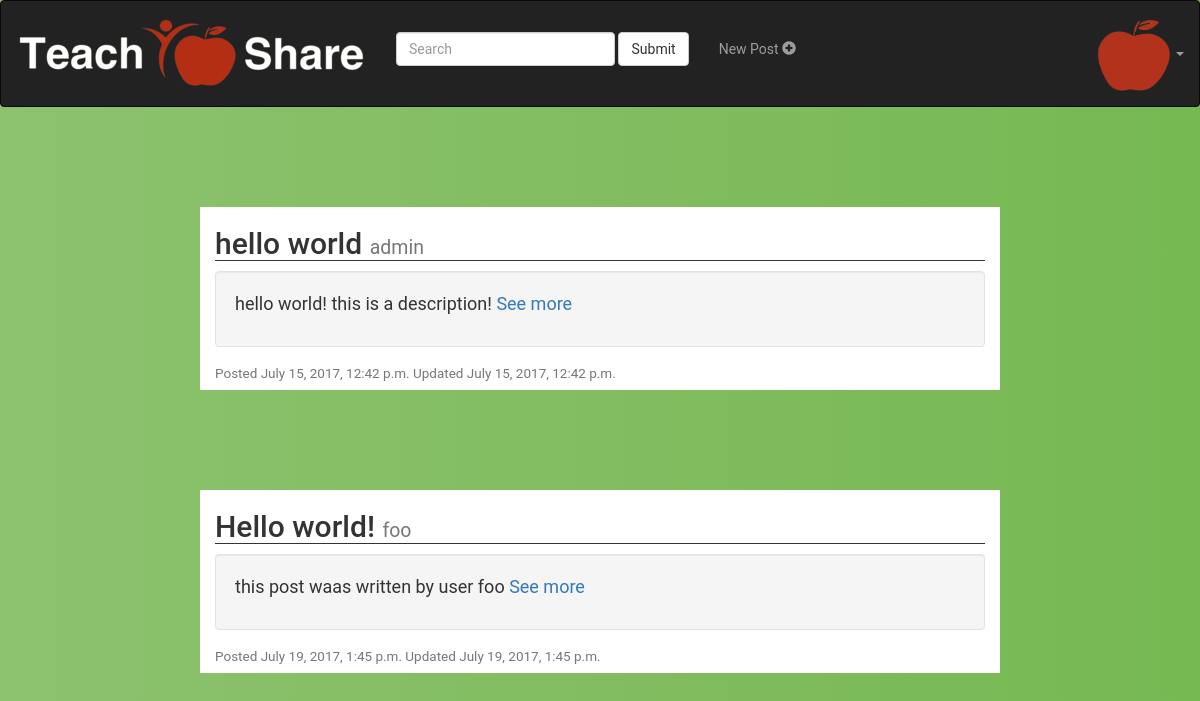
The page /account/dashboard/ (signed in) on the database its author committed.
### accounts/models.py (models this page shows)
class Post(models.Model):
	user = models.ForeignKey(settings.AUTH_USER_MODEL, default=1)
	title = models.CharField(max_length=100, default='')
	user = models.CharField(max_length=100, default='')
	content = models.TextField(default="")
	updated = models.DateTimeField(auto_now=True, auto_now_add=False)
	timestamp = models.DateTimeField(auto_now=False, auto_now_add= True)

### accounts/views.py (the view)
@login_required(login_url='/account/login')
def dashboard(request):
	return render(request, 'accounts/dashboard.html', {'posts' : Post.objects.all()})

### accounts/templates/accounts/dashboard.html (shortened to what this page needs)
<html lang="en">
<head>
{% load static %}
<link rel="stylesheet" href="https://maxcdn.bootstrapcdn.com/bootstrap/3.3.7/css/bootstrap.min.css">
<link rel="stylesheet" href={% static 'accounts/dashboard.css'%} type = "text/css">
</head>
<body>
{% block body %}
<nav class="navbar navbar-inverse ">
  <div class="container-fluid">
    <div class="navbar-header">
      <a class="navbar-brand" href="/account/dashboard">
        <img src="{% static "accounts/tslogo.png" %}" alt="TSLogo"/>
      </a>
    </div>
    <form class="navbar-form navbar-left nav-searchpad">
      <div class="form-group">
        <input type="text" class="form-control" placeholder="Search">
      </div>
      <button type="submit" class="btn btn-default">Submit</button>
    </form>
    <ul class="nav navbar-nav nav-navitems">
      <li><a href="/account/create/">
        <p>New Post <span class="glyphicon glyphicon-plus-sign"></span> </p>
        </a>
      </li>
    </ul>
    <ul class="nav navbar-nav navbar-right">
      <li class="dropdown">
        <a class="dropdown-toggle" data-toggle="dropdown" >
          <img src="{% static "accounts/applelogo.png" %}" alt="TSLogo"/>
        <span class="caret"></span></a>
      </li>
    </ul>
  </div>
</nav>
{% if posts %}
	{% for post in posts %}
		<div class="container">
			<h2>{{post.title}} <small>{{post.user}}</small></h2>
			<div class="well">
				<p>
					{{post.content}}
					<a href= '/account/detail/{{post.id}}'>See more</a>
				</p>
			</div>
			<h4><small>Posted {{post.timestamp}} Updated {{post.updated}}
			</small></h4>
		</div>
	{% endfor %}
{% endif %}
{% endblock %}
</body>

### accounts/static/accounts/dashboard.css (style rules this page uses)
body { background: #FCF4E3 ; background: -webkit-linear-gradient(right, #76b852, #8DC26F); background: -moz-linear-gradient(right, #76b852, #8DC26F); background: -o-linear-gradient(right, #76b852, #8DC26F); background: linear-gradient(to left, #76b852, #8DC26F); font-family: "Roboto", sans-serif; -webkit-font-smoothing: antialiased; -moz-osx-font-smoothing: grayscale; }
.navbar { min-height:100px !important; }
.nav-navitems { text-align: center; padding-top: 2%; }
.nav-searchpad { text-align: center; padding-top: 2%; }
.container { margin: 100px 200px; width: 800px; text-align: left; background-color: #ffffff; }
.container>h2 { border-style: solid; border-bottom-width: 1px; border-top-width: 0px; border-left-width: 0px; border-right-width: 0px; }
.well { margin-left: 0px; }
.well>p { font-size: 18px; }

### rows shown on the page
Post: title "hello world", user "admin", content "hello world! this is a description!", timestamp "July 15, 2017, 12:42 p.m.", updated "July 15, 2017, 12:42 p.m."
Post: title "Hello world!", user "foo", content "this post waas written by user foo", timestamp "July 19, 2017, 1:45 p.m.", updated "July 19, 2017, 1:45 p.m."
